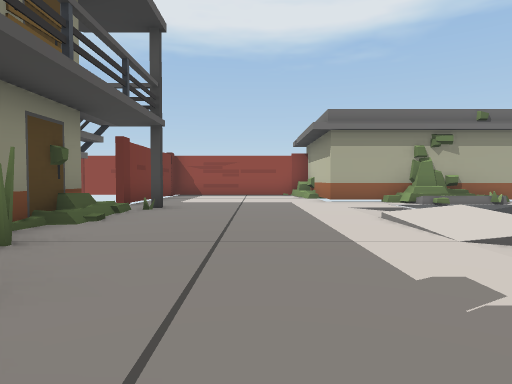
[1] (above)

17 first-person views from a walk through a scene from a Unity 3-D project. The camera is 1.2 m above the floor, tilts 2° down and sees 75° across. The floor is counted in squares, 2 m on a side. Each view is taken from the middle of a square. On the plan, view 1 faces up. The plan holds only what a view shows up to about 10 squares ahead; the rest is blank. The place goes on beyond the plan. The player character is not drawn. Some animated figures are not drawn.

[2]
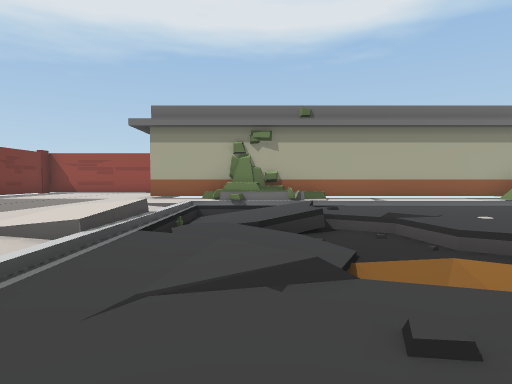

[3]
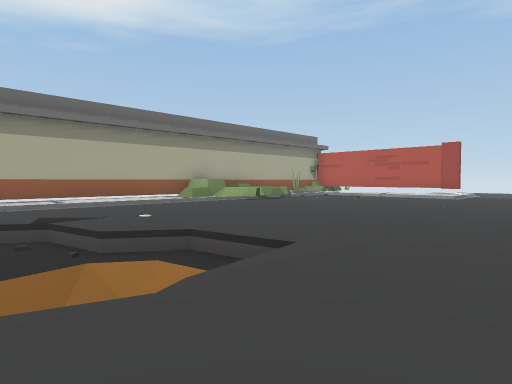

[4]
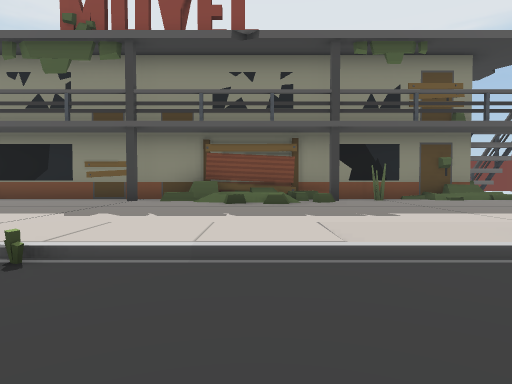

[5]
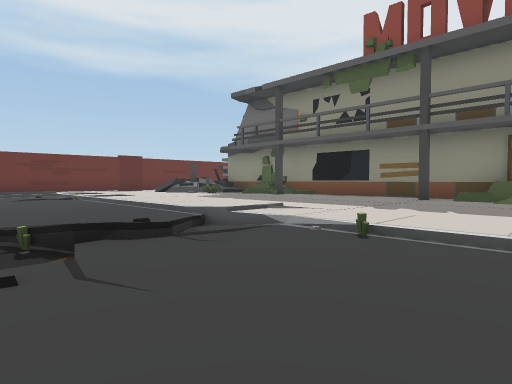

[6]
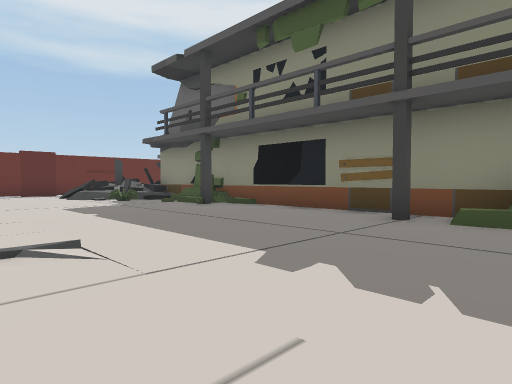

[7]
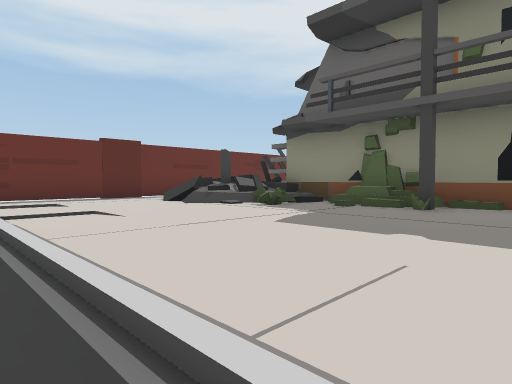

[8]
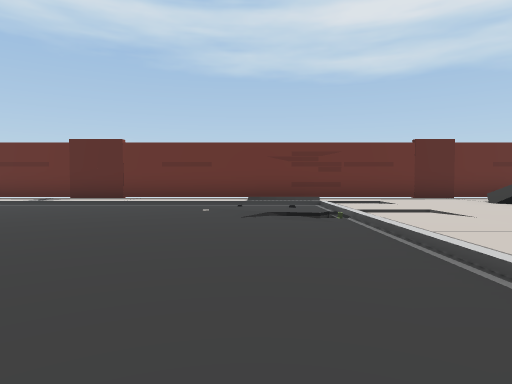

[9]
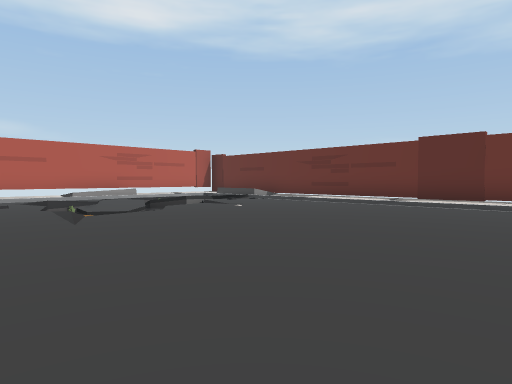

[10]
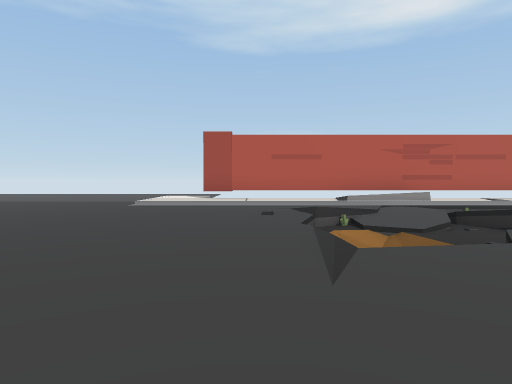

[11]
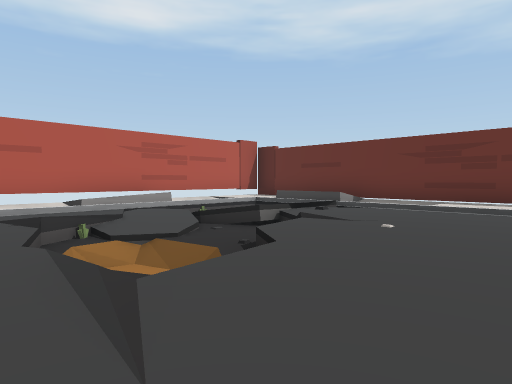

[12]
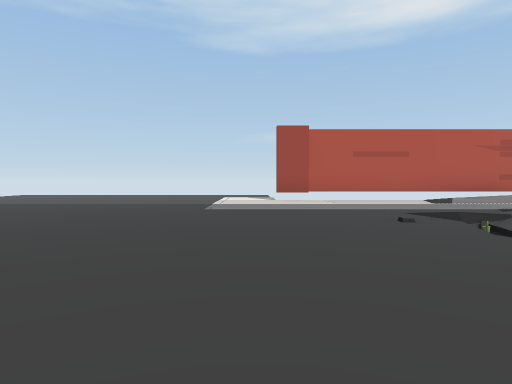

[13]
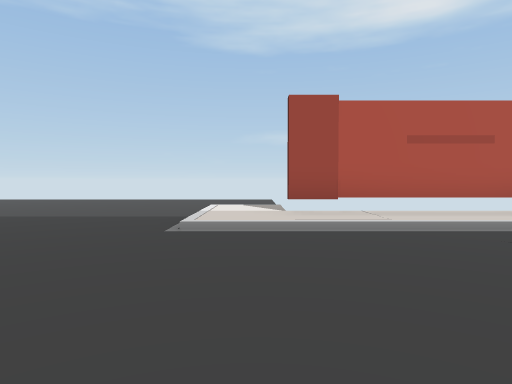

[14]
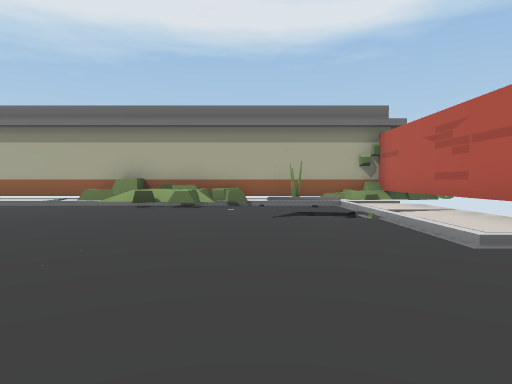

[15]
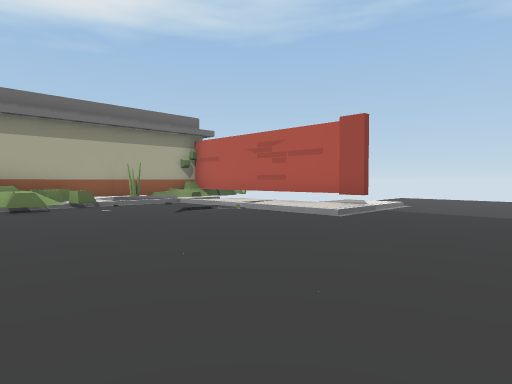

[16]
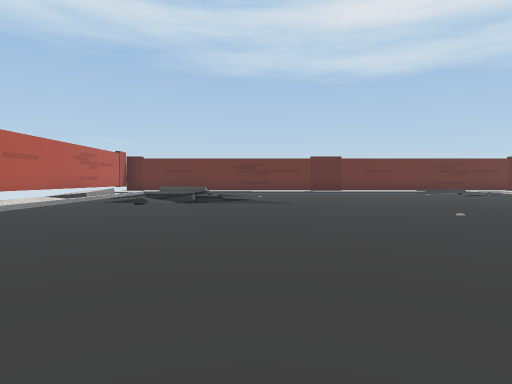

[17]
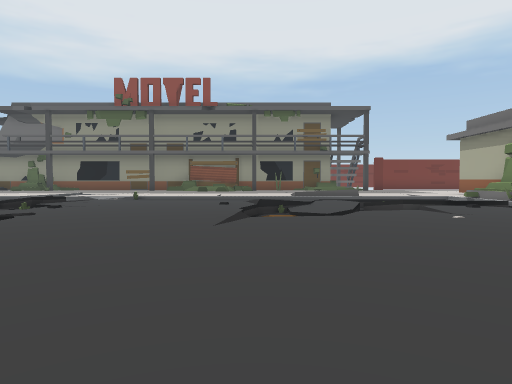

### Floor plan
Key: @ floor where view 1 was taken; # wall or solid block; . main floor; : floor 0.25 m higher than the main floor; - floor 0.5 m lower than the main floor; / step, stairs or slope; = window, fence, low wall or low ledge.
Columns run from 4 left of view 1 to 24 right of it. Each row starts with its distance up from view 1.
 10 # ::::### ######
  9 #:::::::###/:::#########
  8  :::::::/==////////==//##
  7  #:::::////.........../:#
  6  #:::::///#..........//:#
  5  #::::////-=.........//:#
  4  #:::://///-/........./:#/
  3  ##::::..////.........////...
  2  ##::::..////................
  1  #/::::......................
  0  #//@:::.....................
 -1  #/:::::.....................
 -2  #=:::::.....................
 -3  ##:::::.//=.................
 -4  #:::://////..........////...
 -5  #::::::.:: ........../::/...
 -6  #::::::............../:#
 -7  #::::::..............//#
 -8  #/:::::.........///=./:#
 -9  #/:::::.........//////:#
-10  #::::::..........///.//#
-11  #==::::/.........=-=///#
-12  #=#:::://.........=  /:#
-13  ##=::::/..........=/ /:#
-14   ==::://///////////=//:#
-15    ::::::::::::/:/::
-16   ####################

Positions as (right, up) in squares from view 1, and headings:
1: (0, 0), facing up
2: (5, 0), facing up
3: (6, 0), facing up-right
4: (6, 0), facing left
5: (7, 0), facing down-left
6: (3, -1), facing down-left
7: (4, -6), facing down-left
8: (5, -6), facing down
9: (7, -6), facing down-right
10: (10, -7), facing right
11: (11, -7), facing down-right
12: (11, -5), facing right
13: (14, -5), facing right
14: (16, 0), facing up
15: (13, 0), facing up-right
16: (13, 1), facing down
17: (14, 2), facing left
